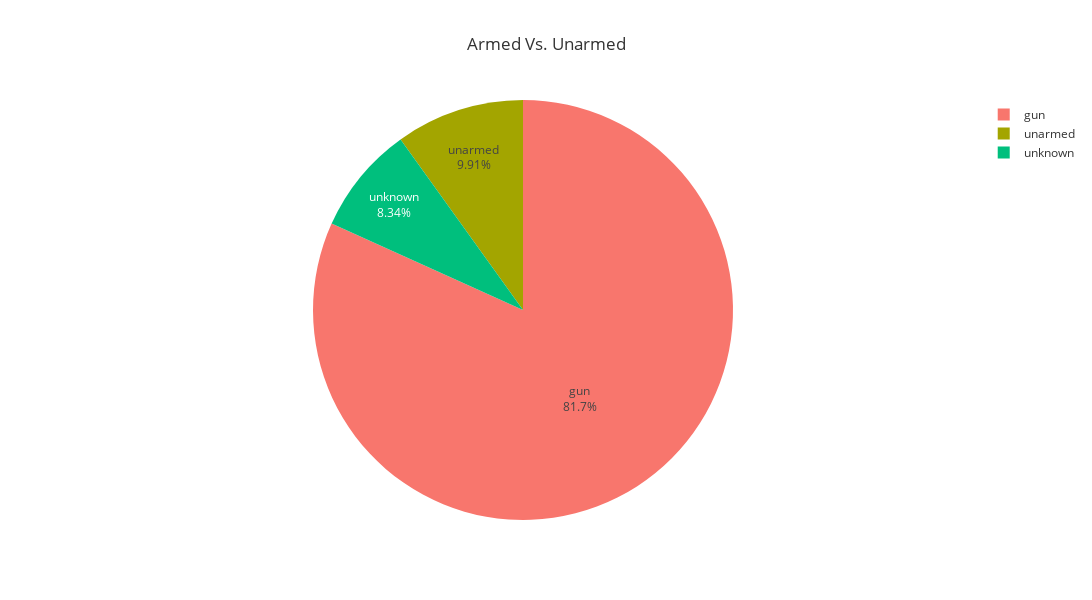

Notebook code for this chart:
### Code cell
fig = px.pie(df_guns_unarmed, values='num_deaths', names='armed', title='Armed Vs. Unarmed',
                    hole=0.0, width=1300, height=600,
            labels={"index": "weapon",  "num of deaths": "deaths"},
            template="ggplot2")

fig.update_traces(textposition='inside', textinfo='percent+label')
fig.update_layout(uniformtext_minsize=12, uniformtext_mode='hide')
fig.show()

### Figure 1 — Plotly figure (JSON) as saved in the notebook; plotly's stock layout.template omitted (floating-point values rounded to 4 significant figures)
{"data": [{"domain": {"x": [0, 1], "y": [0, 1]}, "hole": 0, "hovertemplate": "armed=%{label}<br>num_deaths=%{value}<extra></extra>", "labels": ["gun", "unarmed", "unknown"], "legendgroup": "", "name": "", "showlegend": true, "textinfo": "percent+label", "textposition": "inside", "type": "pie", "values": [1411, 171, 144]}], "layout": {"height": 600, "legend": {"tracegroupgap": 0}, "title": {"text": "Armed Vs. Unarmed"}, "uniformtext": {"minsize": 12, "mode": "hide"}, "width": 1300}}
